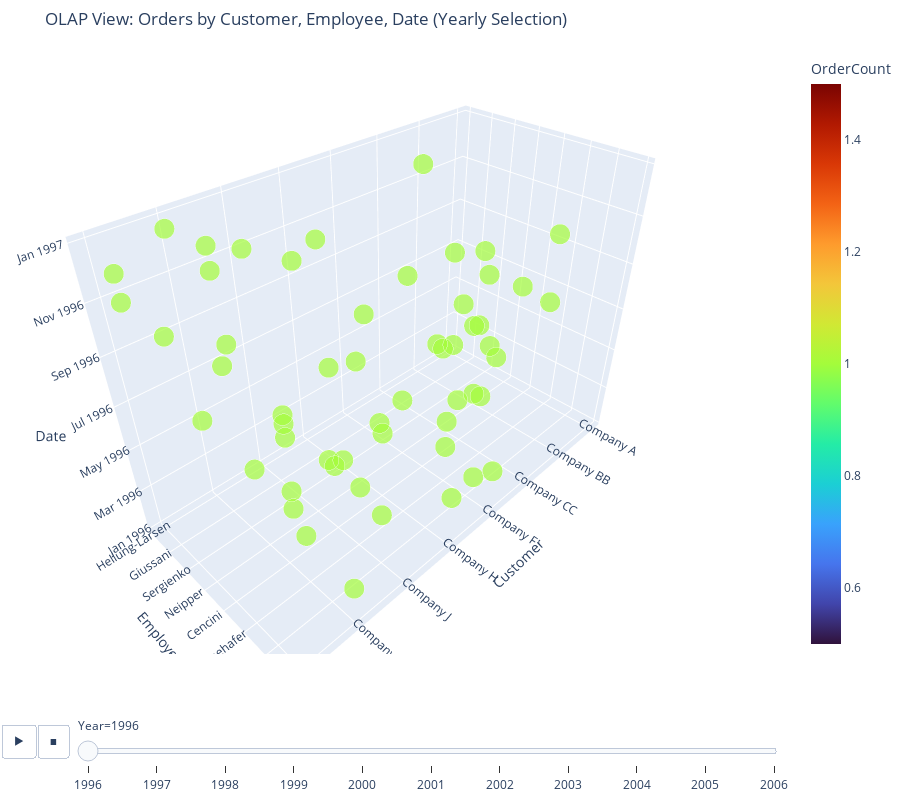

This figure's notebook cell:
### Code cell
# OLAP 3D Visualization: Orders by Customer, Employee, Date (with Year Selection)
if 'df' in locals():
    # Ensure FullDate is datetime
    df['FullDate'] = pd.to_datetime(df['FullDate'])
    
    # Extract Year for animation/selection
    df['Year'] = df['FullDate'].dt.year
    
    # Filter for valid years if needed (e.g., 1996-2006 as requested, though dataset usually ends earlier - we'll take all available)
    # The user mentioned 1996 to 2006. We'll ensure we use what's available.
    
    # Aggregate data: Group by Year, Customer, Employee, Date
    # We need Year in the grouping to use it for animation
    olap_df = df.groupby(['Year', 'CompanyName', 'LastName', 'FullDate']).size().reset_index(name='OrderCount')
    
    # Sort by Year to ensure animation plays correctly
    olap_df = olap_df.sort_values('Year')
    
    # Plotly Express 3D Scatter with Animation Frame
    fig_3d = px.scatter_3d(
        olap_df,
        x='CompanyName',
        y='LastName',
        z='FullDate',
        size='OrderCount',
        color='OrderCount',
        color_continuous_scale='Turbo',
        animation_frame='Year',
        animation_group='CompanyName',
        title='OLAP View: Orders by Customer, Employee, Date (Yearly Selection)',
        labels={'CompanyName': 'Customer', 'LastName': 'Employee', 'FullDate': 'Date'}
    )
    
    fig_3d.update_layout(
        scene=dict(
            xaxis_title='Customer',
            yaxis_title='Employee',
            zaxis_title='Date'
        ),
        height=800,
        margin=dict(r=0, l=0, b=0, t=50)
    )
    
    try:
        fig_3d.write_html("../figures/3d_orders_notebook.html")
        fig_3d.show()
    except Exception as e:
        print(f"Error displaying/saving plot: {e}")

### Figure 1 — Plotly figure (JSON) as saved in the notebook; plotly's stock layout.template omitted (floating-point values rounded to 4 significant figures)
{"data": [{"hovertemplate": "Year=1996<br>Customer=%{x}<br>Employee=%{y}<br>Date=%{z}<br>OrderCount=%{marker.color}<extra></extra>", "ids": ["Company A", "Company AA", "Company AA", "Company BB", "Company BB", "Company BB", "Company BB", "Company C", "Company C", "Company C", "Company CC", "Company CC", "Company CC", "Company CC", "Company CC", "Company D", "Company D", "Company D", "Company F", "Company F", "Company F", "Company F", "Company G", "Company G", "Company G", "Company G", "Company H", "Company H", "Company H", "Company I", "Company I", "Company I", "Company I", "Company J", "Company J", "Company J", "Company K", "Company K", "Company K", "Company K", "Company K", "Company K", "Company K", "Company L", "Company L", "Company L", "Company L", "Company L", "Company L", "Company Y", "Company Y", "Company Y", "Company Z", "Company Z", "Company Z"], "legendgroup": "", "marker": {"color": [1, 1, 1, 1, 1, 1, 1, 1, 1, 1, 1, 1, 1, 1, 1, 1, 1, 1, 1, 1, 1, 1, 1, 1, 1, 1, 1, 1, 1, 1, 1, 1, 1, 1, 1, 1, 1, 1, 1, 1, 1, 1, 1, 1, 1, 1, 1, 1, 1, 1, 1, 1, 1, 1, 1], "coloraxis": "coloraxis", "size": [1, 1, 1, 1, 1, 1, 1, 1, 1, 1, 1, 1, 1, 1, 1, 1, 1, 1, 1, 1, 1, 1, 1, 1, 1, 1, 1, 1, 1, 1, 1, 1, 1, 1, 1, 1, 1, 1, 1, 1, 1, 1, 1, 1, 1, 1, 1, 1, 1, 1, 1, 1, 1, 1, 1], "sizemode": "area", "sizeref": 0.0025, "symbol": "circle"}, "mode": "markers", "name": "", "scene": "scene", "showlegend": false, "type": "scatter3d", "x": ["Company A", "Company AA", "Company AA", "Company BB", "Company BB", "Company BB", "Company BB", "Company C", "Company C", "Company C", "Company CC", "Company CC", "Company CC", "Company CC", "Company CC", "Company D", "Company D", "Company D", "Company F", "Company F", "Company F", "Company F", "Company G", "Company G", "Company G", "Company G", "Company H", "Company H", "Company H", "Company I", "Company I", "Company I", "Company I", "Company J", "Company J", "Company J", "Company K", "Company K", "Company K", "Company K", "Company K", "Company K", "Company K", "Company L", "Company L", "Company L", "Company L", "Company L", "Company L", "Company Y", "Company Y", "Company Y", "Company Z", "Company Z", "Company Z"], "y": ["Hellung-Larsen", "Giussani", "Sergienko", "Giussani", "Hellung-Larsen", "Neipper", "Neipper", "Cencini", "Neipper", "Neipper", "Freehafer", "Kotas", "Neipper", "Zare", "Zare", "Hellung-Larsen", "Kotas", "Sergienko", "Freehafer", "Freehafer", "Kotas", "Zare", "Hellung-Larsen", "Neipper", "Zare", "Zare", "Hellung-Larsen", "Sergienko", "Zare", "Cencini", "Cencini", "Freehafer", "Kotas", "Cencini", "Cencini", "Kotas", "Freehafer", "Giussani", "Hellung-Larsen", "Neipper", "Neipper", "Neipper", "Sergienko", "Freehafer", "Hellung-Larsen", "Hellung-Larsen", "Sergienko", "Sergienko", "Zare", "Cencini", "Kotas", "Kotas", "Giussani", "Giussani", "Neipper"], "z": ["1996-06-19T00:00:00.000000000", "1996-02-15T00:00:00.000000000", "1996-04-05T00:00:00.000000000", "1996-03-05T00:00:00.000000000", "1996-11-16T00:00:00.000000000", "1996-05-09T00:00:00.000000000", "1996-08-26T00:00:00.000000000", "1996-08-21T00:00:00.000000000", "1996-01-24T00:00:00.000000000", "1996-06-26T00:00:00.000000000", "1996-06-15T00:00:00.000000000", "1996-09-18T00:00:00.000000000", "1996-05-07T00:00:00.000000000", "1996-09-14T00:00:00.000000000", "1996-12-01T00:00:00.000000000", "1996-05-26T00:00:00.000000000", "1996-07-05T00:00:00.000000000", "1996-02-13T00:00:00.000000000", "1996-02-23T00:00:00.000000000", "1996-04-03T00:00:00.000000000", "1996-06-04T00:00:00.000000000", "1996-03-03T00:00:00.000000000", "1996-10-06T00:00:00.000000000", "1996-02-22T00:00:00.000000000", "1996-03-19T00:00:00.000000000", "1996-07-11T00:00:00.000000000", "1996-09-22T00:00:00.000000000", "1996-01-08T00:00:00.000000000", "1996-03-13T00:00:00.000000000", "1996-02-06T00:00:00.000000000", "1996-08-05T00:00:00.000000000", "1996-01-18T00:00:00.000000000", "1996-12-11T00:00:00.000000000", "1996-04-05T00:00:00.000000000", "1996-08-16T00:00:00.000000000", "1996-07-19T00:00:00.000000000", "1996-06-01T00:00:00.000000000", "1996-02-10T00:00:00.000000000", "1996-06-23T00:00:00.000000000", "1996-05-16T00:00:00.000000000", "1996-06-04T00:00:00.000000000", "1996-06-16T00:00:00.000000000", "1996-12-11T00:00:00.000000000", "1996-03-11T00:00:00.000000000", "1996-04-26T00:00:00.000000000", "1996-12-19T00:00:00.000000000", "1996-12-02T00:00:00.000000000", "1996-12-27T00:00:00.000000000", "1996-02-22T00:00:00.000000000", "1996-11-04T00:00:00.000000000", "1996-06-14T00:00:00.000000000", "1996-07-06T00:00:00.000000000", "1996-11-14T00:00:00.000000000", "1996-12-13T00:00:00.000000000", "1996-11-12T00:00:00.000000000"]}], "layout": {"coloraxis": {"colorbar": {"title": {"text": "OrderCount"}}, "colorscale": [[0, "#30123b"], [0.07143, "#4145ab"], [0.1429, "#4675ed"], [0.2143, "#39a2fc"], [0.2857, "#1bcfd4"], [0.3571, "#24eca6"], [0.4286, "#61fc6c"], [0.5, "#a4fc3b"], [0.5714, "#d1e834"], [0.6429, "#f3c63a"], [0.7143, "#fe9b2d"], [0.7857, "#f36315"], [0.8571, "#d93806"], [0.9286, "#b11901"], [1, "#7a0402"]]}, "height": 800, "legend": {"itemsizing": "constant", "tracegroupgap": 0}, "margin": {"b": 0, "l": 0, "r": 0, "t": 50}, "scene": {"domain": {"x": [0, 1], "y": [0, 1]}, "xaxis": {"title": {"text": "Customer"}}, "yaxis": {"title": {"text": "Employee"}}, "zaxis": {"title": {"text": "Date"}}}, "sliders": [{"active": 0, "currentvalue": {"prefix": "Year="}, "len": 0.9, "pad": {"b": 10, "t": 60}, "steps": [{"args": [["1996"], {"frame": {"duration": 0, "redraw": true}, "fromcurrent": true, "mode": "immediate", "transition": {"duration": 0, "easing": "linear"}}], "label": "1996", "method": "animate"}, {"args": [["1997"], {"frame": {"duration": 0, "redraw": true}, "fromcurrent": true, "mode": "immediate", "transition": {"duration": 0, "easing": "linear"}}], "label": "1997", "method": "animate"}, {"args": [["1998"], {"frame": {"duration": 0, "redraw": true}, "fromcurrent": true, "mode": "immediate", "transition": {"duration": 0, "easing": "linear"}}], "label": "1998", "method": "animate"}, {"args": [["1999"], {"frame": {"duration": 0, "redraw": true}, "fromcurrent": true, "mode": "immediate", "transition": {"duration": 0, "easing": "linear"}}], "label": "1999", "method": "animate"}, {"args": [["2000"], {"frame": {"duration": 0, "redraw": true}, "fromcurrent": true, "mode": "immediate", "transition": {"duration": 0, "easing": "linear"}}], "label": "2000", "method": "animate"}, {"args": [["2001"], {"frame": {"duration": 0, "redraw": true}, "fromcurrent": true, "mode": "immediate", "transition": {"duration": 0, "easing": "linear"}}], "label": "2001", "method": "animate"}, {"args": [["2002"], {"frame": {"duration": 0, "redraw": true}, "fromcurrent": true, "mode": "immediate", "transition": {"duration": 0, "easing": "linear"}}], "label": "2002", "method": "animate"}, {"args": [["2003"], {"frame": {"duration": 0, "redraw": true}, "fromcurrent": true, "mode": "immediate", "transition": {"duration": 0, "easing": "linear"}}], "label": "2003", "method": "animate"}, {"args": [["2004"], {"frame": {"duration": 0, "redraw": true}, "fromcurrent": true, "mode": "immediate", "transition": {"duration": 0, "easing": "linear"}}], "label": "2004", "method": "animate"}, {"args": [["2005"], {"frame": {"duration": 0, "redraw": true}, "fromcurrent": true, "mode": "immediate", "transition": {"duration": 0, "easing": "linear"}}], "label": "2005", "method": "animate"}, {"args": [["2006"], {"frame": {"duration": 0, "redraw": true}, "fromcurrent": true, "mode": "immediate", "transition": {"duration": 0, "easing": "linear"}}], "label": "2006", "method": "animate"}], "x": 0.1, "xanchor": "left", "y": 0, "yanchor": "top"}], "title": {"text": "OLAP View: Orders by Customer, Employee, Date (Yearly Selection)"}, "updatemenus": [{"buttons": [{"args": [null, {"frame": {"duration": 500, "redraw": true}, "fromcurrent": true, "mode": "immediate", "transition": {"duration": 500, "easing": "linear"}}], "label": "&#9654;", "method": "animate"}, {"args": [[null], {"frame": {"duration": 0, "redraw": true}, "fromcurrent": true, "mode": "immediate", "transition": {"duration": 0, "easing": "linear"}}], "label": "&#9724;", "method": "animate"}], "direction": "left", "pad": {"r": 10, "t": 70}, "showactive": false, "type": "buttons", "x": 0.1, "xanchor": "right", "y": 0, "yanchor": "top"}]}}
